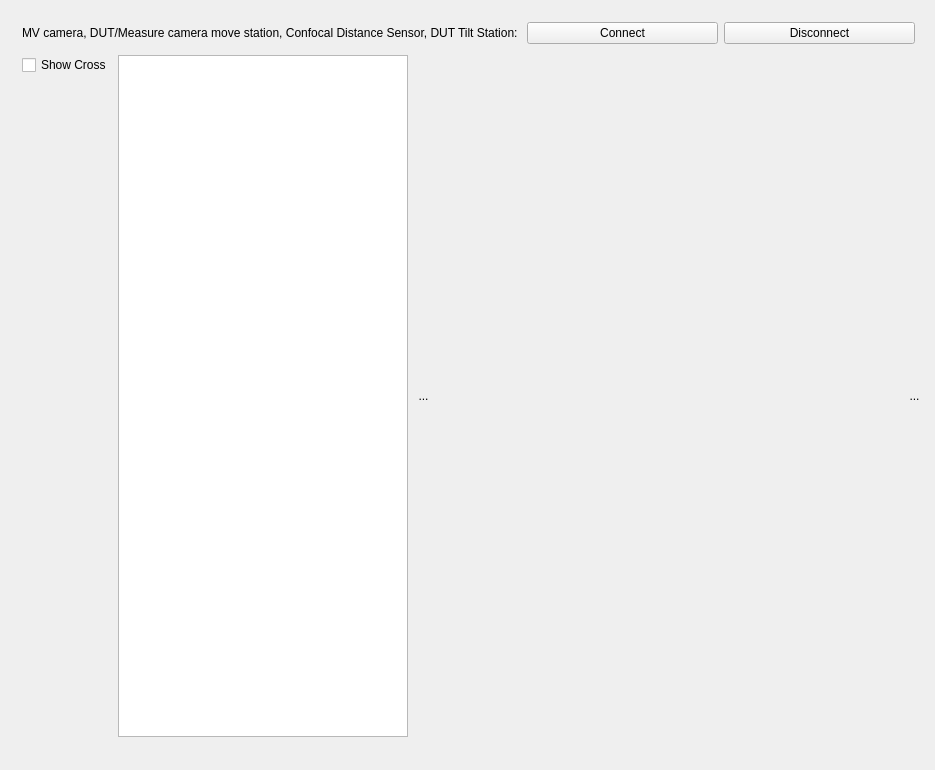
<?xml version="1.0" encoding="UTF-8"?>
<ui version="4.0">
 <class>CalibrateWidgetClass</class>
 <widget class="QWidget" name="CalibrateWidgetClass">
  <property name="geometry">
   <rect>
    <x>0</x>
    <y>0</y>
    <width>935</width>
    <height>770</height>
   </rect>
  </property>
  <property name="windowTitle">
   <string>CalibrateWidget</string>
  </property>
  <layout class="QGridLayout" name="gridLayout">
   <property name="rightMargin">
    <number>0</number>
   </property>
   <item row="0" column="0">
    <widget class="QWidget" name="widget" native="true">
     <layout class="QGridLayout" name="gridLayout_2">
      <property name="rightMargin">
       <number>0</number>
      </property>
      <property name="verticalSpacing">
       <number>11</number>
      </property>
      <item row="0" column="0">
       <layout class="QHBoxLayout" name="horizontalLayout_11" stretch="0,2,2">
        <property name="rightMargin">
         <number>20</number>
        </property>
        <item>
         <widget class="QLabel" name="label">
          <property name="minimumSize">
           <size>
            <width>370</width>
            <height>0</height>
           </size>
          </property>
          <property name="text">
           <string>MV camera, DUT/Measure camera move station, Confocal Distance Sensor, DUT Tilt Station: </string>
          </property>
         </widget>
        </item>
        <item>
         <widget class="QPushButton" name="connectCameraBtn">
          <property name="text">
           <string>Connect</string>
          </property>
         </widget>
        </item>
        <item>
         <widget class="QPushButton" name="disconnectCameraBtn">
          <property name="text">
           <string>Disconnect</string>
          </property>
         </widget>
        </item>
       </layout>
      </item>
      <item row="1" column="0">
       <widget class="QWidget" name="widget_3" native="true">
        <layout class="QHBoxLayout" name="horizontalLayout">
         <property name="leftMargin">
          <number>0</number>
         </property>
         <property name="topMargin">
          <number>0</number>
         </property>
         <item>
          <widget class="QWidget" name="widget_4" native="true">
           <layout class="QVBoxLayout" name="verticalLayout_2">
            <property name="leftMargin">
             <number>0</number>
            </property>
            <property name="topMargin">
             <number>0</number>
            </property>
            <property name="rightMargin">
             <number>0</number>
            </property>
            <item>
             <widget class="QCheckBox" name="cbx_cross">
              <property name="sizePolicy">
               <sizepolicy hsizetype="Minimum" vsizetype="Fixed">
                <horstretch>0</horstretch>
                <verstretch>0</verstretch>
               </sizepolicy>
              </property>
              <property name="text">
               <string>Show Cross</string>
              </property>
             </widget>
            </item>
            <item>
             <spacer name="verticalSpacer">
              <property name="orientation">
               <enum>Qt::Vertical</enum>
              </property>
              <property name="sizeHint" stdset="0">
               <size>
                <width>20</width>
                <height>611</height>
               </size>
              </property>
             </spacer>
            </item>
           </layout>
          </widget>
         </item>
         <item>
          <widget class="CameraViewer" name="cameraview"/>
         </item>
         <item>
          <widget class="QToolButton" name="btn_left">
           <property name="sizePolicy">
            <sizepolicy hsizetype="Fixed" vsizetype="Fixed">
             <horstretch>0</horstretch>
             <verstretch>0</verstretch>
            </sizepolicy>
           </property>
           <property name="minimumSize">
            <size>
             <width>0</width>
             <height>0</height>
            </size>
           </property>
           <property name="styleSheet">
            <string notr="true">QToolButton
{
  border-style: flat;
  background: transparent;
}</string>
           </property>
           <property name="text">
            <string>...</string>
           </property>
           <property name="iconSize">
            <size>
             <width>23</width>
             <height>23</height>
            </size>
           </property>
          </widget>
         </item>
         <item>
          <widget class="QWidget" name="widget_2" native="true">
           <property name="minimumSize">
            <size>
             <width>460</width>
             <height>0</height>
            </size>
           </property>
           <layout class="QVBoxLayout" name="verticalLayout">
            <property name="leftMargin">
             <number>0</number>
            </property>
            <property name="rightMargin">
             <number>0</number>
            </property>
           </layout>
          </widget>
         </item>
         <item>
          <widget class="QToolButton" name="btn_right">
           <property name="minimumSize">
            <size>
             <width>0</width>
             <height>0</height>
            </size>
           </property>
           <property name="styleSheet">
            <string notr="true">QToolButton
{
  border-style: flat;
  background: transparent;
}</string>
           </property>
           <property name="text">
            <string>...</string>
           </property>
           <property name="iconSize">
            <size>
             <width>23</width>
             <height>23</height>
            </size>
           </property>
          </widget>
         </item>
        </layout>
       </widget>
      </item>
     </layout>
    </widget>
   </item>
  </layout>
 </widget>
 <layoutdefault spacing="6" margin="11"/>
 <customwidgets>
  <customwidget>
   <class>CameraViewer</class>
   <extends>QGraphicsView</extends>
   <header>cameraviewer.h</header>
  </customwidget>
 </customwidgets>
 <resources/>
 <connections/>
</ui>
